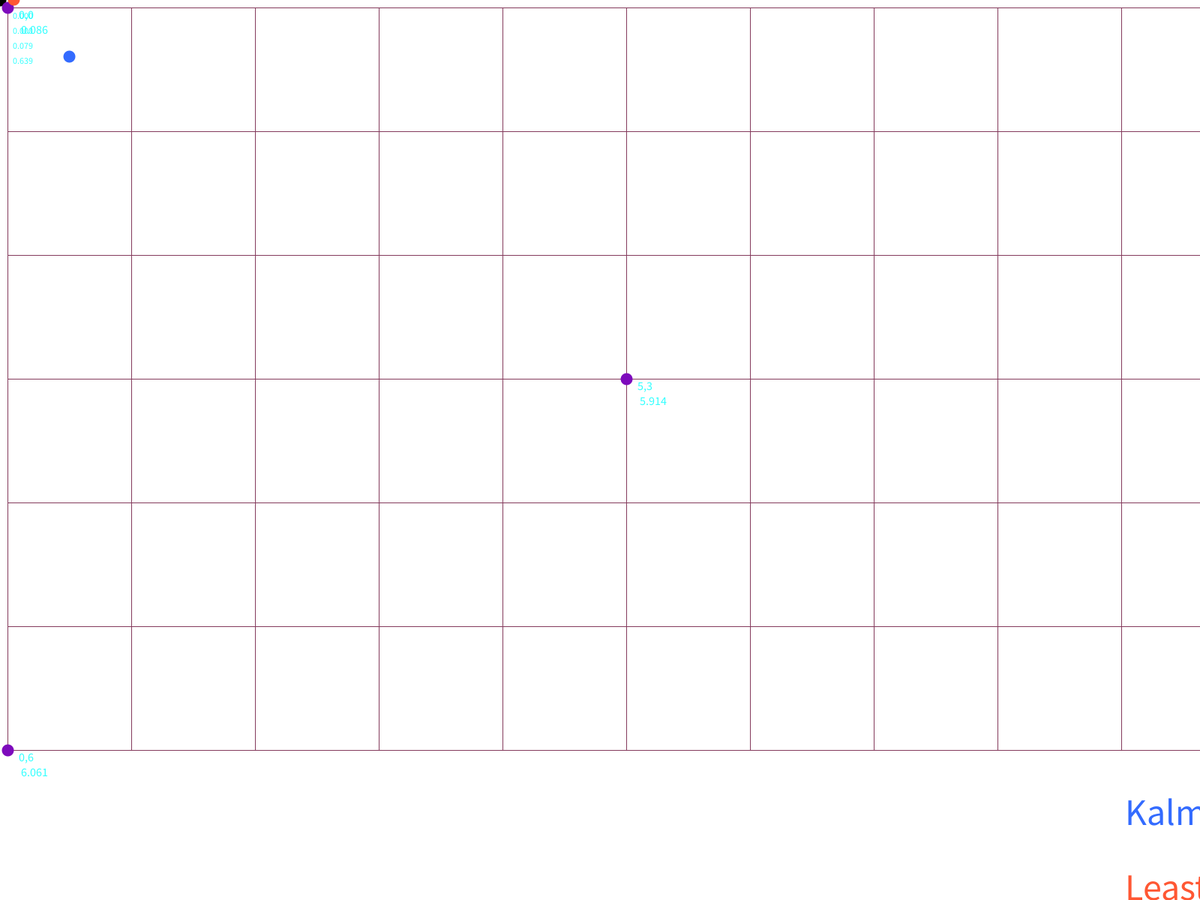
Frame 1 (no input)
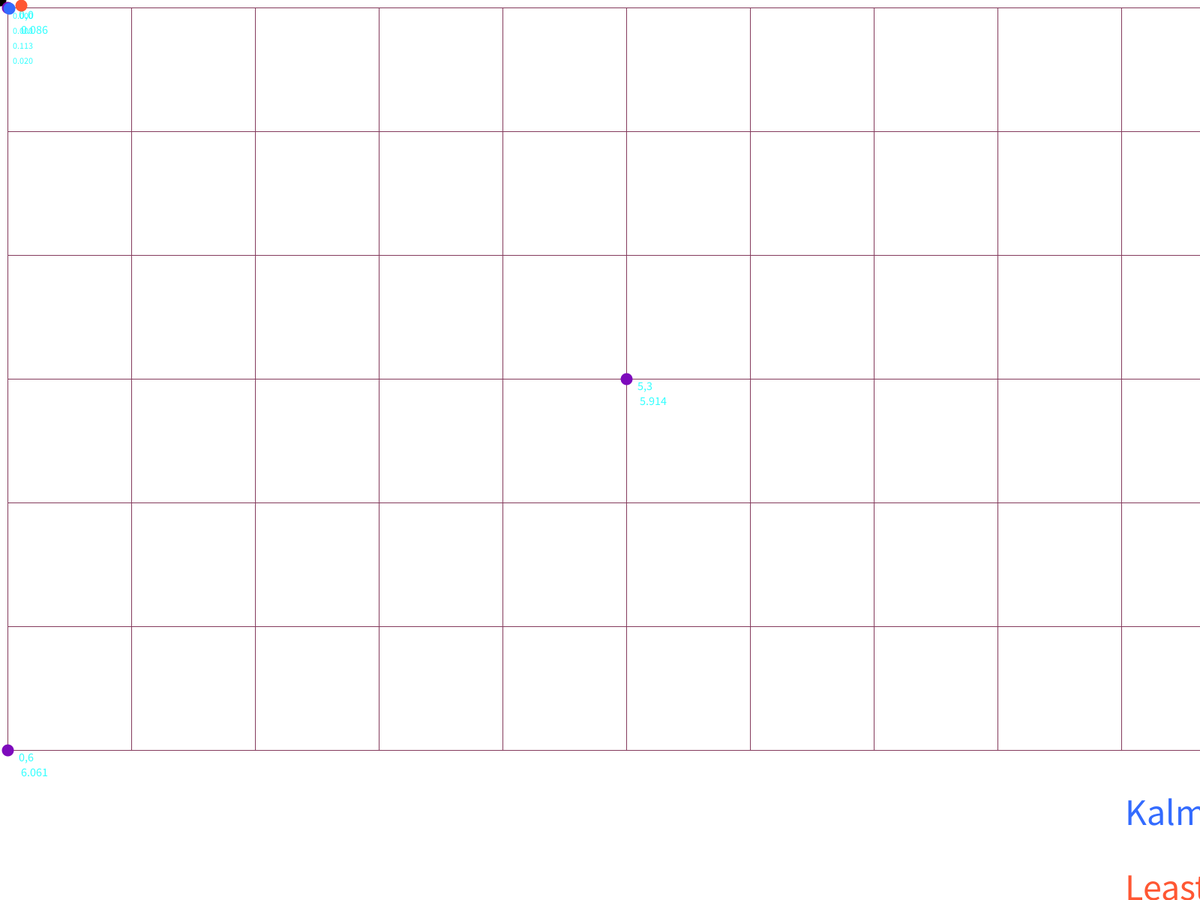
Frame 60 (the mouse pressed at the canvas centre just before this capture)
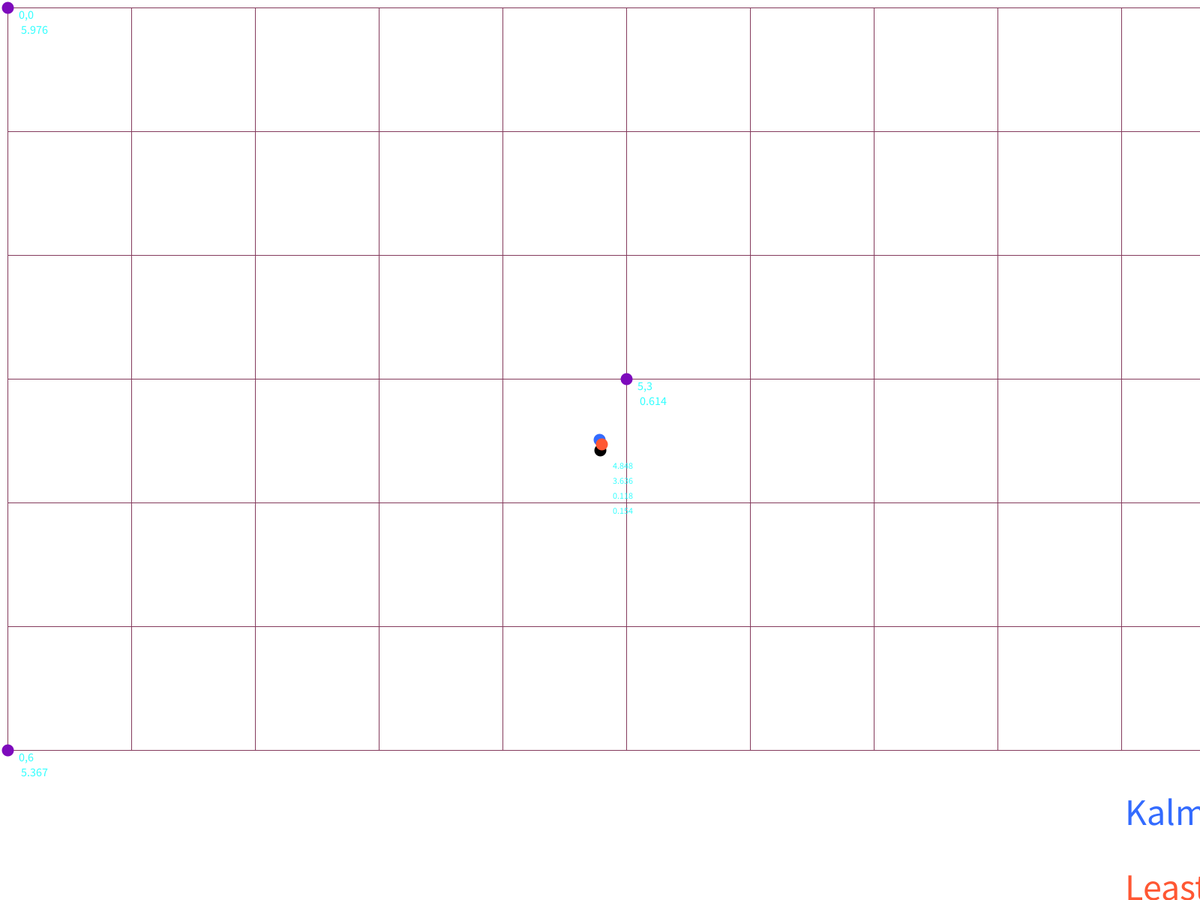
Frame 120 (the mouse held since frame 60 and released just before this capture)

The Processing sketch that drew these frames (run headless with seeded random() and noise(); from frame 60 on, the mouse is pressed at the canvas centre):

// Processing sketch: UWB_Visualize_Processing
// ── UWB_Visualize_Processing.pde

final float mean = 0, stddev = 0.2; //Mean and standard deviation
float meterToPixel,mean_pixel,stddev_pixel; //Pixel ve metre degerlerini cevirebilmek icin sabit sayılar 

/* Anchor ve uzaklik degerleri */
Anchor anchor1,anchor2,anchor3,anchor4,anchor5;
int[] x_Anchor = {0,11,0,5,11}, y_Anchor = {0,0,6,3,6}; //Anchor x y koordinatlari
float[] distance_measured = {0,0,0,0,0}; //Olculen uzakliklar

/* Least Mean Square Parametreleri */
float[] position_estimate_LMS = {4.0,4.0}; // Initial random guess for LMS (4,4)
float diff_Ex = 0, diff_Ey = 0; // (measured_distance-estimated_distance)^2 fonksiyonunun gradienti

/* Kalman Filter Parametreleri */
float[] expected_Kalman_estimate_error = {10,10}; // Kalman inital guessin beklenen hata degeri +-10metre
float[] expected_LMS_measurement_error = {1,1}; // LMS fonksiyonundan beklenen hata degeri +-1metre
float[] kalman_gain = {0,0}; 
float[] position_estimate_KF = {5.0,5.0}; // Initial random guess for KF (5,5)
float kalman_reset_distance = stddev*2; // Hareket algilamak icin

void setup(){
    fullScreen();
}

void draw(){
    /* Arka planin cizimi */
    background(255);
    strokeWeight(16);
    stroke(0,0,0);
    point(mouseX,mouseY);
    metrekare(11,6);

    /*Mean ve stddev degerlerinin pixele cevrilmesi*/
    mean_pixel = mean*meterToPixel;
    stddev_pixel = stddev*meterToPixel;

    /* Anchorlarin yerlestirilmesi */
    anchor1 = new Anchor(x_Anchor[0],y_Anchor[0], "0,0");
    anchor2 = new Anchor(x_Anchor[1],y_Anchor[1], "11,0");
    anchor3 = new Anchor(x_Anchor[2],y_Anchor[2], "0,6");
    anchor4 = new Anchor(x_Anchor[3],y_Anchor[3], "5,3");
    anchor5 = new Anchor(x_Anchor[4],y_Anchor[4], "11,6");

    /* Her anchordan olculen uzaklik degeri */
    distance_measured[0] =  anchor1.measure_distance();
    distance_measured[1] =  anchor2.measure_distance();
    distance_measured[2] =  anchor3.measure_distance();
    distance_measured[3] =  anchor4.measure_distance();
    distance_measured[4] =  anchor5.measure_distance();

    /* Least mean square fonksiyonu 200 iterasyon - 0.1 step size */
    position_estimate_LMS = LMS_EstimatePoint(distance_measured,x_Anchor,y_Anchor,5);


    /* Kalman filter  */

    for (int n = 0; n < 2; n++) {
        //Kalman gain guncelleme
        kalman_gain[n] = expected_Kalman_estimate_error[n]/(expected_Kalman_estimate_error[n] + expected_LMS_measurement_error[n]);
        //Position estimate guncelleme
        position_estimate_KF[n] = position_estimate_KF[n] + kalman_gain[n]*(position_estimate_LMS[n]-position_estimate_KF[n]);
        //Expected kalman error guncelleme
        expected_Kalman_estimate_error[n] = (1-kalman_gain[n])*expected_Kalman_estimate_error[n];
    }

    if(dist(position_estimate_LMS[0],position_estimate_LMS[1],position_estimate_KF[0],position_estimate_KF[1]) > kalman_reset_distance){
        //Hareket edersek filtreyi sifirliyoruz
        kalman_gain[0] = 0;
        kalman_gain[1] = 0;
        expected_Kalman_estimate_error[0] =10;
        expected_Kalman_estimate_error[1] =10;
    }


    stroke( 51, 107, 255 );
    point(position_estimate_KF[0]*meterToPixel+10,position_estimate_KF[1]*meterToPixel+10);
    textSize(50);
    fill( 51, 107, 255);
    text("Kalman", 1500, 1100);

    stroke(255, 87, 51);
    point(position_estimate_LMS[0]*meterToPixel+10,position_estimate_LMS[1]*meterToPixel+10);
    textSize(50);
    fill(255, 87, 51);
    text("Least Mean Square", 1500, 1200);  

    textSize(50);
    fill(0,0,0);
    text("Real Position", 1500, 1300);  


    fill(0, 408, 612, 204);
    textSize(12);
    text((float)mouseX/(float)meterToPixel, mouseX+15, mouseY+25);
    text((float)mouseY/(float)meterToPixel, mouseX+15, mouseY+45);
    text(dist(position_estimate_LMS[0]*meterToPixel,position_estimate_LMS[1]*meterToPixel,mouseX,mouseY)/meterToPixel, mouseX+15, mouseY+65);
    text(dist(position_estimate_KF[0]*meterToPixel,position_estimate_KF[1]*meterToPixel,mouseX,mouseY)/meterToPixel, mouseX+15, mouseY+85);
    noFill();
    
    display();
}
void display(){ 

    delay(100);
}



void metrekare(int x, int y){
    stroke(132,58,92); 
    float rectSize;
    strokeWeight(1);
    if((990/x)*y > (1835/y)*x){
        rectSize = (1825/x);
        meterToPixel = 1825/x;
        for (int i = 0; i < x; i++) {
            for (int k = 0; k < y; k++) {
                rect(10 + i * (rectSize), 10 + k *(rectSize), rectSize, rectSize);
            }
        }
    }
    else{
        rectSize = (990/y);
        meterToPixel = 990/y;
        for (int i = 0; i < x; i++) {
            for (int k = 0; k < y; k++) {
                rect(10 + i * (rectSize), 10 + k *(rectSize), rectSize, rectSize);
            }
        }
    }
}    
public class Anchor {
    int x;
    int y;
    float r, r_rand;
    String name;

    Anchor(int tempX, int tempY , String tempName) {
        x = tempX;
        y = tempY;
        name = tempName;

        x = (int)(x*meterToPixel + 10);
        y = (int)(y*meterToPixel + 10);
        r = dist(mouseX,mouseY,x,y);
        r_rand = r + ((randomGaussian()-0.5f)*stddev_pixel) + mean_pixel;

        strokeWeight(2);
        //line(mouseX,mouseY,x,y);
        stroke(125,10,188);
        strokeWeight(16);
        point(x,y);
        textSize(16);
        stroke(132,58,92);
        fill(0, 408, 612, 204);
        text(name, x+15, y+15);
        text(r/meterToPixel, x+15, y+35);
        noFill();
    }
    float measure_distance(){
        return r_rand/meterToPixel;
    }
}

float[] LMS_EstimatePoint(float[] distance, int[] x_anchor,int[] y_anchor , int anchorCount){
    int N = 200;
    float mu = 0.1f;

    float[] tag_estim = {4.0,4.0};
    float[] distance_estim = new float[anchorCount];

    for (int t = 0; t < N; t++) {
        diff_Ex = 0;
        diff_Ey = 0;   

        for (int n= 0; n < anchorCount; n++) {
            distance_estim[n] = sqrt((x_anchor[n]-tag_estim[0])*(x_anchor[n]-tag_estim[0]) + (y_anchor[n]-tag_estim[1])*(y_anchor[n]-tag_estim[1]));
        }

        for (int k = 0; k < anchorCount; k++) {
            diff_Ex = diff_Ex + (-2f/3f)*((1-distance[k]/distance_estim[k])*(x_Anchor[k]-tag_estim[0]));
            diff_Ey = diff_Ey + (-2f/3f)*((1-distance[k]/distance_estim[k])*(y_Anchor[k]-tag_estim[1]));
        }

        tag_estim[0] = tag_estim[0] - mu*diff_Ex;
        tag_estim[1] = tag_estim[1] - mu*diff_Ey;

    }
    return tag_estim;   
}
